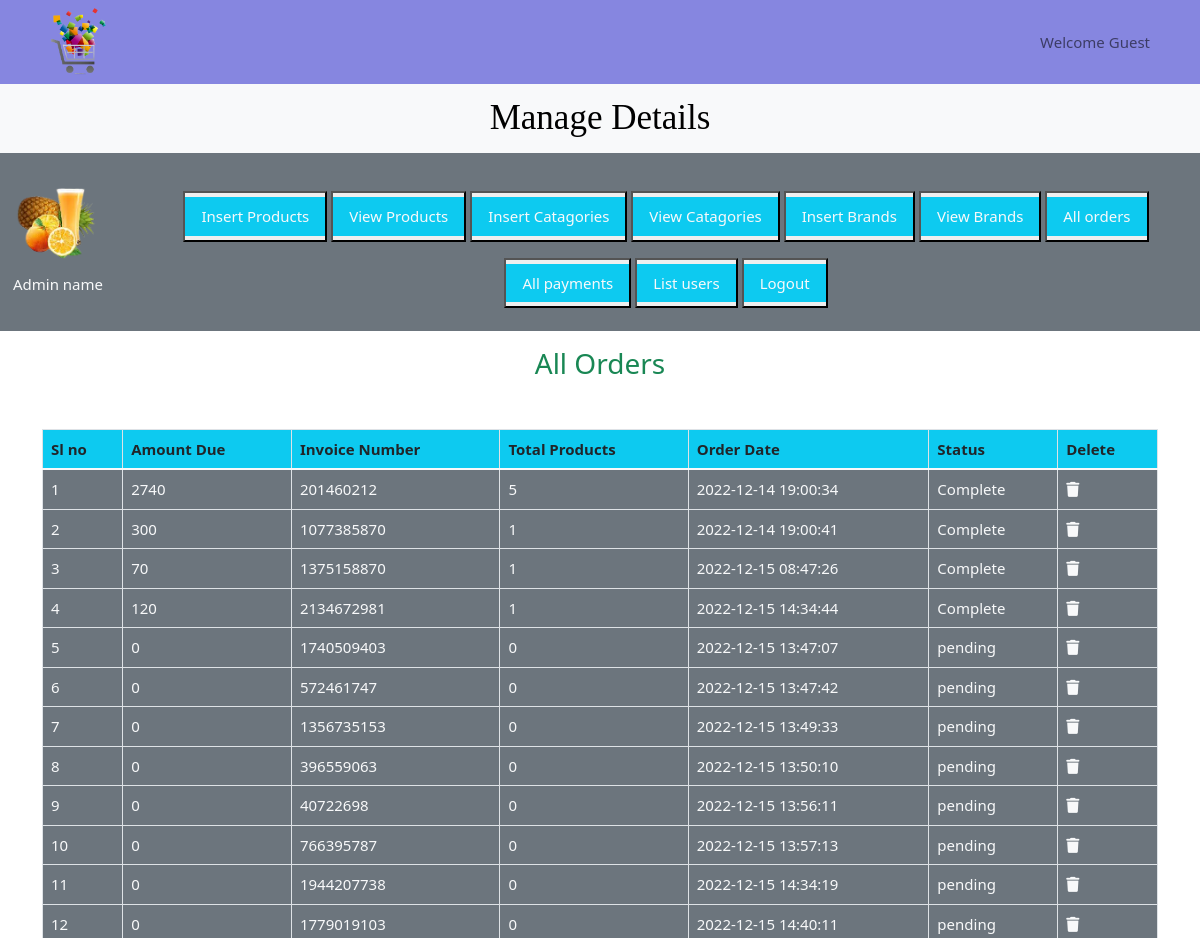
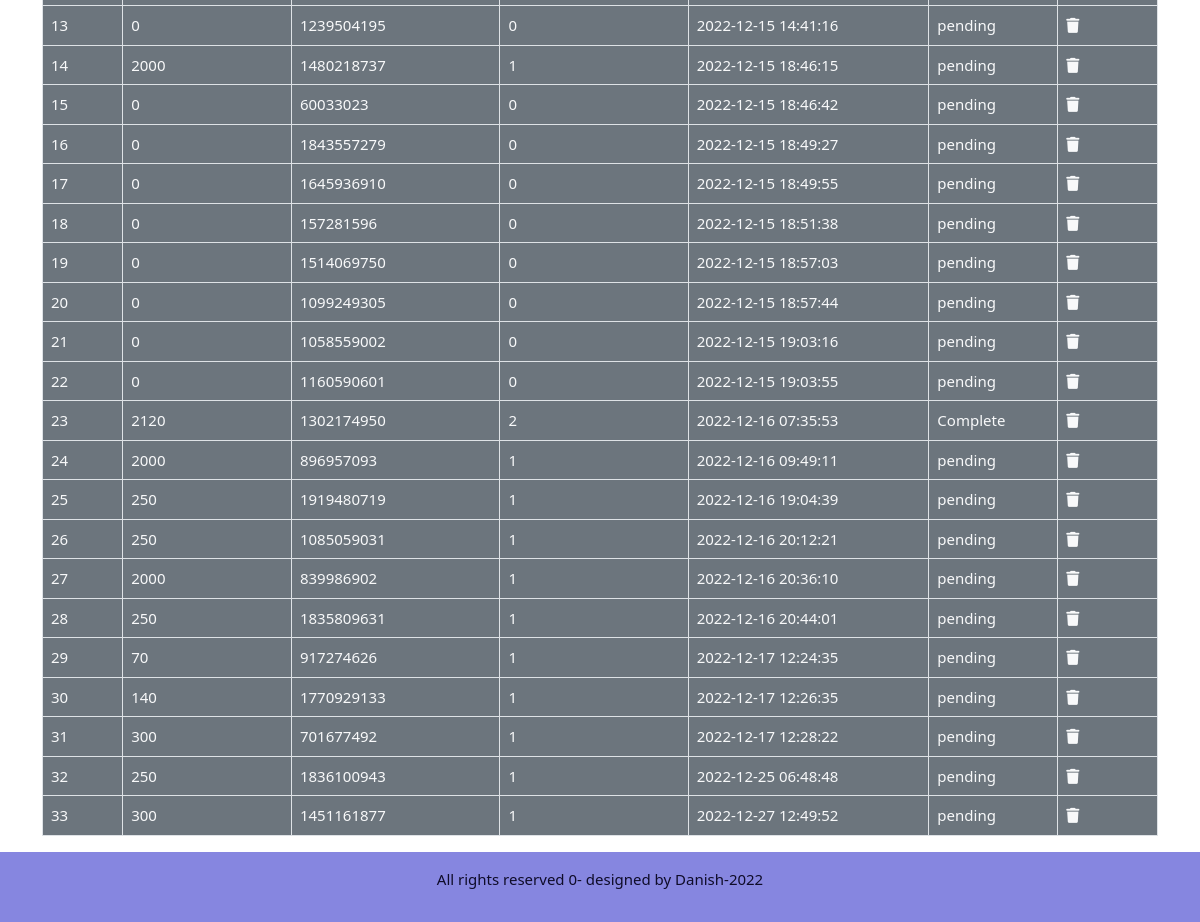
The page /admin_area/index.php?list_orders on the database its author committed (2 pictures, top to bottom).
### tables this page shows
CREATE TABLE `user_orders` (
  `order_id` int(11) NOT NULL,
  `user_id` int(11) NOT NULL,
  `amount_due` int(255) NOT NULL,
  `invoice_number` int(255) NOT NULL,
  `total_products` int(255) NOT NULL,
  `order_data` timestamp NOT NULL DEFAULT current_timestamp() ON UPDATE current_timestamp(),
  `order_status` varchar(255) NOT NULL
);

### admin_area/list_orders.php (the view, shortened to what this page needs)
<h3 class="text-center text-success">All Orders</h3>
<table class="table table-bordered mt-5">
    <thead class="bg-info">
        <?php
        $get_orders = "SELECT * FROM `user_orders`";
        $result = mysqli_query($con, $get_orders);
        $row_count = mysqli_num_rows($result);
        echo "  <th>Sl no</th>
       <th>Amount Due</th>
       <th>Invoice Number</th>
       <th>Total Products</th>
       <th>Order Date</th>
       <th>Status</th>
       <th>Delete</th>
   </thead>
   <tbody class='bg-secondary text-light'>";
        if ($row_count == 0) {
            echo "<h2 class='text-danger text-center mt-5'>No orders yet</h2>";
        } else {
            $number = 0;
            while ($row_data = mysqli_fetch_assoc($result)) {
                $amount_due = $row_data['amount_due'];
                $invoice_number = $row_data['invoice_number'];
                $total_products = $row_data['total_products'];
                $order_data = $row_data['order_data'];
                $order_status = $row_data['order_status'];
                $number++;
                echo " <tr>
        <td>$number</td>
        <td>$amount_due</td>
        <td>$invoice_number</td>
        <td>$total_products</td>
        <td>$order_data</td>
        <td>$order_status</td>
        <td><a href='' class='text-light'><i class='fa-solid fa-trash'></i></a></td>
    </tr>";
            }
        }
        ?>
        </tbody>
</table>

### style.css (style rules this page uses)
* { margin: 0%; padding: 0%; box-sizing: border-box; }

### admin_area/index.php (style rules this page uses)
body { overflow-x: hidden; height: 100%; width: 100%; font-size: 15px; font-weight: 500; color: #0f0c29; cursor: pointer; z-index: 1; transition: all 0.6s ease; }

### rows shown on the page
user_orders: amount_due "2740", invoice_number "201460212", total_products "5", order_data "2022-12-14 19:00:34", order_status "Complete"
user_orders: amount_due "300", invoice_number "1077385870", total_products "1", order_data "2022-12-14 19:00:41", order_status "Complete"
user_orders: amount_due "70", invoice_number "1375158870", total_products "1", order_data "2022-12-15 08:47:26", order_status "Complete"
user_orders: amount_due "120", invoice_number "2134672981", total_products "1", order_data "2022-12-15 14:34:44", order_status "Complete"
user_orders: amount_due "0", invoice_number "1740509403", total_products "0", order_data "2022-12-15 13:47:07", order_status "pending"
user_orders: amount_due "0", invoice_number "572461747", total_products "0", order_data "2022-12-15 13:47:42", order_status "pending"
user_orders: amount_due "0", invoice_number "1356735153", total_products "0", order_data "2022-12-15 13:49:33", order_status "pending"
user_orders: amount_due "0", invoice_number "396559063", total_products "0", order_data "2022-12-15 13:50:10", order_status "pending"
user_orders: amount_due "0", invoice_number "40722698", total_products "0", order_data "2022-12-15 13:56:11", order_status "pending"
user_orders: amount_due "0", invoice_number "766395787", total_products "0", order_data "2022-12-15 13:57:13", order_status "pending"
user_orders: amount_due "0", invoice_number "1944207738", total_products "0", order_data "2022-12-15 14:34:19", order_status "pending"
user_orders: amount_due "0", invoice_number "1779019103", total_products "0", order_data "2022-12-15 14:40:11", order_status "pending"
user_orders: amount_due "0", invoice_number "1239504195", total_products "0", order_data "2022-12-15 14:41:16", order_status "pending"
user_orders: amount_due "2000", invoice_number "1480218737", total_products "1", order_data "2022-12-15 18:46:15", order_status "pending"
user_orders: amount_due "0", invoice_number "60033023", total_products "0", order_data "2022-12-15 18:46:42", order_status "pending"
user_orders: amount_due "0", invoice_number "1843557279", total_products "0", order_data "2022-12-15 18:49:27", order_status "pending"
user_orders: amount_due "0", invoice_number "1645936910", total_products "0", order_data "2022-12-15 18:49:55", order_status "pending"
user_orders: amount_due "0", invoice_number "157281596", total_products "0", order_data "2022-12-15 18:51:38", order_status "pending"
user_orders: amount_due "0", invoice_number "1514069750", total_products "0", order_data "2022-12-15 18:57:03", order_status "pending"
user_orders: amount_due "0", invoice_number "1099249305", total_products "0", order_data "2022-12-15 18:57:44", order_status "pending"
user_orders: amount_due "0", invoice_number "1058559002", total_products "0", order_data "2022-12-15 19:03:16", order_status "pending"
user_orders: amount_due "0", invoice_number "1160590601", total_products "0", order_data "2022-12-15 19:03:55", order_status "pending"
user_orders: amount_due "2120", invoice_number "1302174950", total_products "2", order_data "2022-12-16 07:35:53", order_status "Complete"
user_orders: amount_due "2000", invoice_number "896957093", total_products "1", order_data "2022-12-16 09:49:11", order_status "pending"
user_orders: amount_due "250", invoice_number "1919480719", total_products "1", order_data "2022-12-16 19:04:39", order_status "pending"
user_orders: amount_due "250", invoice_number "1085059031", total_products "1", order_data "2022-12-16 20:12:21", order_status "pending"
user_orders: amount_due "2000", invoice_number "839986902", total_products "1", order_data "2022-12-16 20:36:10", order_status "pending"
user_orders: amount_due "250", invoice_number "1835809631", total_products "1", order_data "2022-12-16 20:44:01", order_status "pending"
user_orders: amount_due "70", invoice_number "917274626", total_products "1", order_data "2022-12-17 12:24:35", order_status "pending"
user_orders: amount_due "140", invoice_number "1770929133", total_products "1", order_data "2022-12-17 12:26:35", order_status "pending"
user_orders: amount_due "300", invoice_number "701677492", total_products "1", order_data "2022-12-17 12:28:22", order_status "pending"
user_orders: amount_due "250", invoice_number "1836100943", total_products "1", order_data "2022-12-25 06:48:48", order_status "pending"
user_orders: amount_due "300", invoice_number "1451161877", total_products "1", order_data "2022-12-27 12:49:52", order_status "pending"
